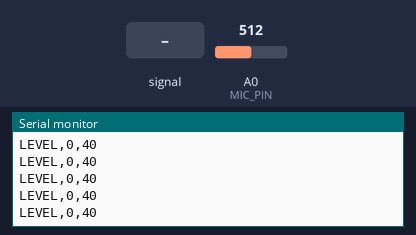
Bench run of a sketch on a simulated Arduino Uno, built with avr-gcc and run on an emulated ATmega328P. Parts: the last lines printed to the serial monitor. The test bench sets the inputs (shaded band); at power-on: A0 (MIC_PIN) = 512.

Above: at 2.5 s.
2.6 s: A0 (MIC_PIN) fed a 200 Hz sine of ±81 counts around its level
At 2.78 s:
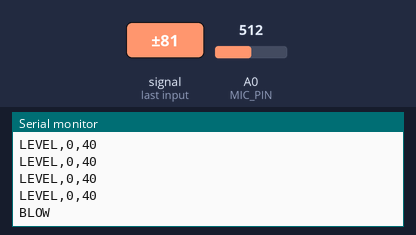
4.3 s: A0 (MIC_PIN) fed a 1000 Hz sine of ±255 counts around its level
5.8 s: A0 (MIC_PIN) set to 716
At 6.03 s:
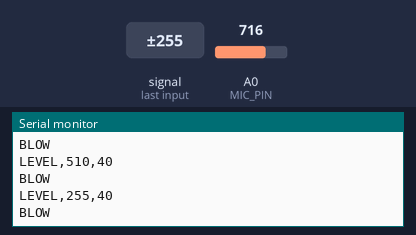
Timing chart, 0 to 8.8 s (numbered marks = the images above; inputs shaded):
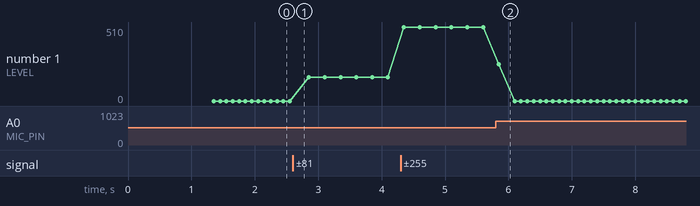

Measured:
- after the input at 2.6 s, the serial monitor: prints a new line at once (image 1)
- after the input at 5.8 s, the serial monitor: prints a new line after 0.05 s (image 2)
- plotted number 1: 0 → 162 after the input at 2.6 s, 162 → 510 after the input at 4.3 s, 510 → 0 after the input at 5.8 s

The sketch:

BlowDetector.ino
```cpp
#define MIC_PIN A0
#define BAUD_RATE 115200

// Calibration
#define CALIBRATION_MS 1000
#define SAMPLES_PER_WINDOW 50
#define WINDOW_MS 50

// Detection
#define BLOW_MULTIPLIER 2.5   // threshold = baseline * this
#define MIN_THRESHOLD 40      // never set threshold below this
#define LEVEL_REPORT_MS 100   // how often to send LEVEL,x,y

int baseline = 0;
int threshold = 0;
unsigned long lastLevelReport = 0;

// Returns peak-to-peak amplitude over a WINDOW_MS sampling window
int peakToPeak() {
  int lo = 1023, hi = 0;
  unsigned long start = millis();
  while (millis() - start < WINDOW_MS) {
    int v = analogRead(MIC_PIN);
    if (v < lo) lo = v;
    if (v > hi) hi = v;
  }
  return hi - lo;
}

void setup() {
  Serial.begin(BAUD_RATE);
  delay(300); // let serial settle

  // Calibrate: take several windows, use the max as baseline
  int maxAmplitude = 0;
  unsigned long start = millis();
  while (millis() - start < CALIBRATION_MS) {
    int amp = peakToPeak();
    if (amp > maxAmplitude) maxAmplitude = amp;
  }

  baseline = maxAmplitude;
  threshold = max((int)(baseline * BLOW_MULTIPLIER), MIN_THRESHOLD);

  Serial.print("BASELINE,");
  Serial.println(baseline);
}

void loop() {
  int level = peakToPeak();

  // Report level periodically
  if (millis() - lastLevelReport >= LEVEL_REPORT_MS) {
    Serial.print("LEVEL,");
    Serial.print(level);
    Serial.print(",");
    Serial.println(threshold);
    lastLevelReport = millis();
  }

  if (level >= threshold) {
    Serial.println("BLOW");
    delay(200); // short debounce — cooldown handled by Python (4s)
  }
}
```
